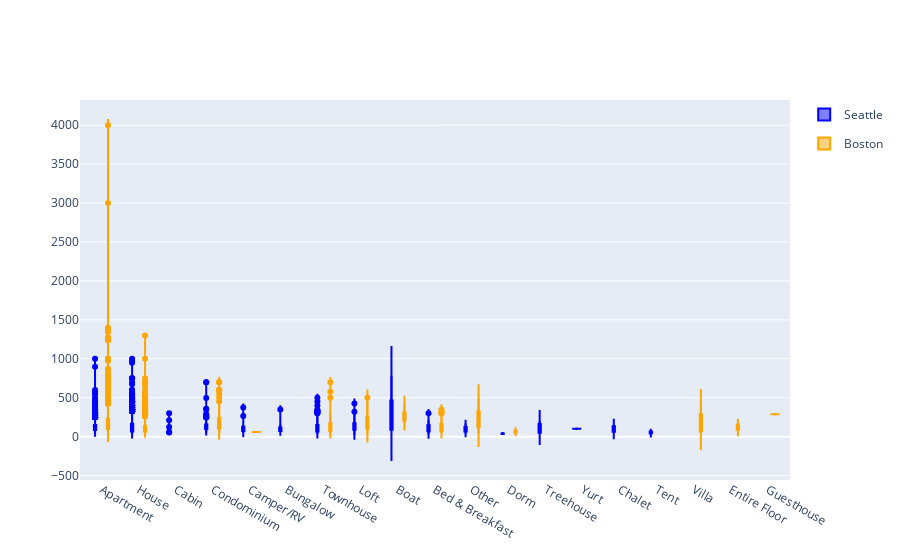

Notebook cell for this chart:
### Markdown cell above
#### 4.2 House type and listing price

### Code cell
import plotly.graph_objects as go

fig = go.Figure()

fig.add_trace(go.Violin(x=type_price['property_type'][type_price['city'] == 'Seattle' ],
                        y=type_price['price'][type_price['city'] == 'Seattle' ],
                        legendgroup='Seattle', scalegroup='Seattle', name='Seattle',
                        line_color='blue')
             )
fig.add_trace(go.Violin(x=type_price['property_type'][type_price['city'] == 'Boston' ],
                        y=type_price['price'][type_price['city'] == 'Boston' ],
                        legendgroup='Boston', scalegroup='Boston', name='Boston',
                        line_color='orange')
             )

fig.update_traces(box_visible=True, meanline_visible=True)
fig.update_layout(violinmode='group')
fig.show()

### Figure 1 — Plotly figure (JSON) as saved in the notebook; plotly's stock layout.template omitted (floating-point values rounded to 4 significant figures; data arrays with more than 128 entries replaced by an {"elided": "..."} marker saying what was removed)
{"data": [{"box": {"visible": true}, "legendgroup": "Seattle", "line": {"color": "blue"}, "meanline": {"visible": true}, "name": "Seattle", "scalegroup": "Seattle", "type": "violin", "x": {"elided": "3818 str values"}, "y": {"elided": "3818 int values"}}, {"box": {"visible": true}, "legendgroup": "Boston", "line": {"color": "orange"}, "meanline": {"visible": true}, "name": "Boston", "scalegroup": "Boston", "type": "violin", "x": {"elided": "3585 str values"}, "y": {"elided": "3585 int values"}}], "layout": {"violinmode": "group"}}
